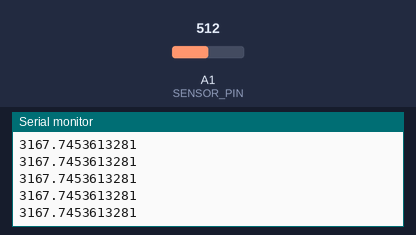
A sketch run on a simulated Arduino Uno, built with avr-gcc and run on an emulated ATmega328P. On the bench: the last lines printed to the serial monitor. The inputs (shaded band) are chosen by the test bench; at power-on: A1 (SENSOR_PIN) = 512.

Above: at 1.2 s.
1.3 s: A1 (SENSOR_PIN) set to 716
At 1.33 s:
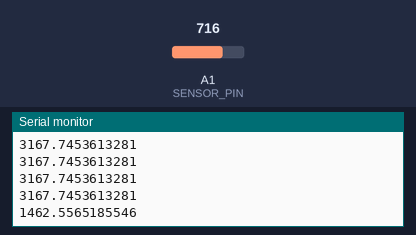
2.8 s: A1 (SENSOR_PIN) set to 900
At 2.85 s:
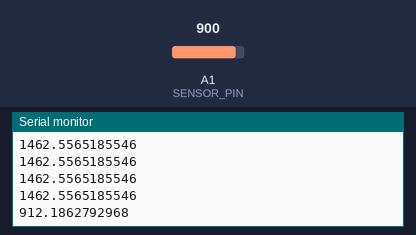
Timing chart, 0 to 5.8 s (numbered marks = the images above; inputs shaded):
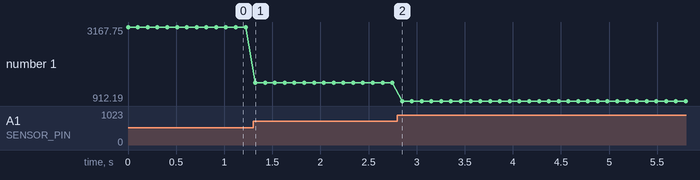

Measured:
- after the input at 1.3 s, the serial monitor: prints a new line at once (image 1)
- after the input at 2.8 s, the serial monitor: prints a new line after 0.05 s (image 2)
- plotted number 1: 3167.75 → 1462.56 after the input at 1.3 s, 1462.56 → 912.19 after the input at 2.8 s

The sketch:

lin_sensor.ino
```cpp
#define SENSOR_PIN 1

double calculate_y(double x) {
  return 3.817e+04 * exp(-0.005252 * x) + 574.2;
  }

// the setup function runs once when you press reset or power the board
void setup() {
  Serial.begin(9600);

}

// the loop function runs over and over again forever
void loop(void) {


  int sensorValue = analogRead(SENSOR_PIN);

  double lin_value = calculate_y(sensorValue);

  Serial.println(lin_value, DEC);
  delay(100); // 3 milliseconds


}
```
